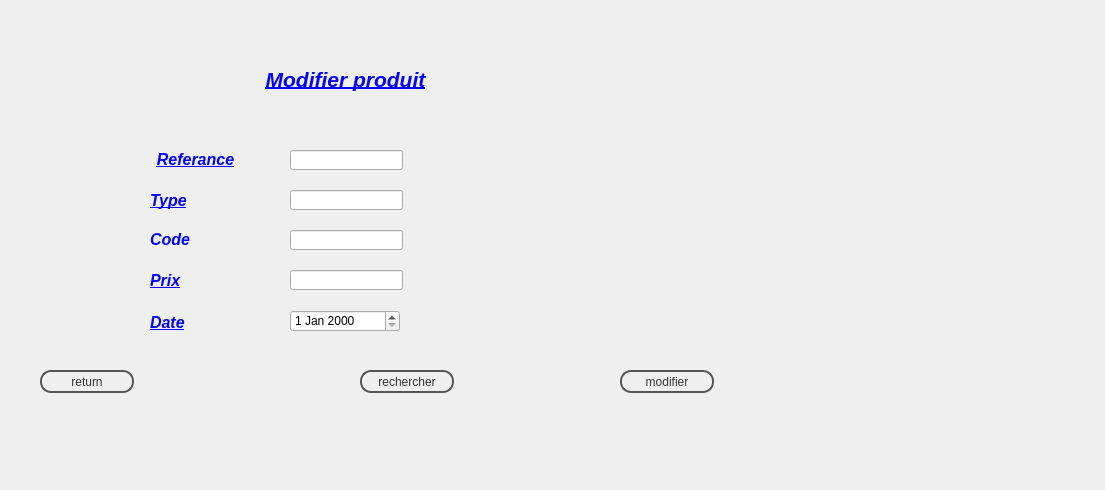
<?xml version="1.0" encoding="UTF-8"?>
<ui version="4.0">
 <class>modifier</class>
 <widget class="QDialog" name="modifier">
  <property name="geometry">
   <rect>
    <x>0</x>
    <y>0</y>
    <width>1105</width>
    <height>490</height>
   </rect>
  </property>
  <property name="windowTitle">
   <string>modifier produit</string>
  </property>
  <widget class="QLabel" name="label">
   <property name="geometry">
    <rect>
     <x>0</x>
     <y>0</y>
     <width>1111</width>
     <height>491</height>
    </rect>
   </property>
   <property name="text">
    <string/>
   </property>
   <property name="scaledContents">
    <bool>true</bool>
   </property>
  </widget>
  <widget class="QLineEdit" name="ref">
   <property name="geometry">
    <rect>
     <x>290</x>
     <y>150</y>
     <width>113</width>
     <height>20</height>
    </rect>
   </property>
  </widget>
  <widget class="QLineEdit" name="code">
   <property name="geometry">
    <rect>
     <x>290</x>
     <y>230</y>
     <width>113</width>
     <height>20</height>
    </rect>
   </property>
  </widget>
  <widget class="QLabel" name="label_6">
   <property name="geometry">
    <rect>
     <x>150</x>
     <y>270</y>
     <width>61</width>
     <height>21</height>
    </rect>
   </property>
   <property name="text">
    <string>&lt;html&gt;&lt;head/&gt;&lt;body&gt;&lt;p&gt;&lt;span style=&quot; font-size:12pt; font-weight:600; font-style:italic; text-decoration: underline; color:#0000ff;&quot;&gt;Prix&lt;/span&gt;&lt;/p&gt;&lt;/body&gt;&lt;/html&gt;</string>
   </property>
  </widget>
  <widget class="QLabel" name="label_7">
   <property name="geometry">
    <rect>
     <x>150</x>
     <y>312</y>
     <width>61</width>
     <height>21</height>
    </rect>
   </property>
   <property name="text">
    <string>&lt;html&gt;&lt;head/&gt;&lt;body&gt;&lt;p&gt;&lt;span style=&quot; font-size:12pt; font-weight:600; font-style:italic; text-decoration: underline; color:#0000ff;&quot;&gt;Date&lt;/span&gt;&lt;/p&gt;&lt;/body&gt;&lt;/html&gt;</string>
   </property>
  </widget>
  <widget class="QLabel" name="label_3">
   <property name="geometry">
    <rect>
     <x>140</x>
     <y>150</y>
     <width>111</width>
     <height>20</height>
    </rect>
   </property>
   <property name="text">
    <string>&lt;html&gt;&lt;head/&gt;&lt;body&gt;&lt;p align=&quot;center&quot;&gt;&lt;span style=&quot; font-size:12pt; font-weight:600; font-style:italic; text-decoration: underline; color:#0000ff;&quot;&gt;Referance&lt;/span&gt;&lt;/p&gt;&lt;/body&gt;&lt;/html&gt;</string>
   </property>
  </widget>
  <widget class="QLabel" name="label_2">
   <property name="geometry">
    <rect>
     <x>250</x>
     <y>70</y>
     <width>191</width>
     <height>31</height>
    </rect>
   </property>
   <property name="text">
    <string>&lt;!DOCTYPE HTML PUBLIC &quot;-//W3C//DTD HTML 4.0//EN&quot; &quot;http://www.w3.org/TR/REC-html40/strict.dtd&quot;&gt;
&lt;html&gt;&lt;head&gt;&lt;meta name=&quot;qrichtext&quot; content=&quot;1&quot; /&gt;&lt;style type=&quot;text/css&quot;&gt;
p, li { white-space: pre-wrap; }
&lt;/style&gt;&lt;/head&gt;&lt;body style=&quot; font-family:'MS Shell Dlg 2'; font-size:8pt; font-weight:400; font-style:normal;&quot;&gt;
&lt;p align=&quot;center&quot; style=&quot; margin-top:12px; margin-bottom:12px; margin-left:0px; margin-right:0px; -qt-block-indent:0; text-indent:0px;&quot;&gt;&lt;span style=&quot; font-size:24pt; font-weight:600; font-style:italic; text-decoration: underline; color:#0000ff; vertical-align:super;&quot;&gt;Modifier produit&lt;/span&gt;&lt;/p&gt;&lt;/body&gt;&lt;/html&gt;</string>
   </property>
  </widget>
  <widget class="QDateEdit" name="date">
   <property name="geometry">
    <rect>
     <x>290</x>
     <y>310</y>
     <width>110</width>
     <height>22</height>
    </rect>
   </property>
  </widget>
  <widget class="QLabel" name="label_4">
   <property name="geometry">
    <rect>
     <x>150</x>
     <y>190</y>
     <width>71</width>
     <height>21</height>
    </rect>
   </property>
   <property name="text">
    <string>&lt;html&gt;&lt;head/&gt;&lt;body&gt;&lt;p&gt;&lt;span style=&quot; font-size:12pt; font-weight:600; font-style:italic; text-decoration: underline; color:#0000ff;&quot;&gt;Type&lt;/span&gt;&lt;/p&gt;&lt;/body&gt;&lt;/html&gt;</string>
   </property>
  </widget>
  <widget class="QLabel" name="label_5">
   <property name="geometry">
    <rect>
     <x>150</x>
     <y>230</y>
     <width>51</width>
     <height>16</height>
    </rect>
   </property>
   <property name="text">
    <string>&lt;html&gt;&lt;head/&gt;&lt;body&gt;&lt;p&gt;&lt;span style=&quot; font-size:12pt; font-weight:600; font-style:italic; text-decoration: underline; color:#0000ff;&quot;&gt;Code&lt;/span&gt;&lt;/p&gt;&lt;/body&gt;&lt;/html&gt;</string>
   </property>
  </widget>
  <widget class="QLineEdit" name="type">
   <property name="geometry">
    <rect>
     <x>290</x>
     <y>190</y>
     <width>113</width>
     <height>20</height>
    </rect>
   </property>
  </widget>
  <widget class="QLineEdit" name="prix">
   <property name="geometry">
    <rect>
     <x>290</x>
     <y>270</y>
     <width>113</width>
     <height>20</height>
    </rect>
   </property>
  </widget>
  <widget class="QPushButton" name="pushButton">
   <property name="geometry">
    <rect>
     <x>620</x>
     <y>370</y>
     <width>94</width>
     <height>23</height>
    </rect>
   </property>
   <property name="styleSheet">
    <string notr="true">color: #333;
border: 2px solid #555;
border-radius: 11px;
padding: 5px;
background: qradialgradient(cx: 0.3, cy: -0.4,
fx: 0.3, fy: -0.4,
radius: 1.35, stop: 0 #fff, stop: 1 #888);
min-width: 80px;</string>
   </property>
   <property name="text">
    <string>modifier</string>
   </property>
  </widget>
  <widget class="QPushButton" name="pushButton_2">
   <property name="geometry">
    <rect>
     <x>360</x>
     <y>370</y>
     <width>94</width>
     <height>23</height>
    </rect>
   </property>
   <property name="styleSheet">
    <string notr="true">color: #333;
border: 2px solid #555;
border-radius: 11px;
padding: 5px;
background: qradialgradient(cx: 0.3, cy: -0.4,
fx: 0.3, fy: -0.4,
radius: 1.35, stop: 0 #fff, stop: 1 #888);
min-width: 80px;</string>
   </property>
   <property name="text">
    <string>rechercher</string>
   </property>
  </widget>
  <widget class="QPushButton" name="pushButton_3">
   <property name="geometry">
    <rect>
     <x>40</x>
     <y>370</y>
     <width>94</width>
     <height>23</height>
    </rect>
   </property>
   <property name="styleSheet">
    <string notr="true">color: #333;
border: 2px solid #555;
border-radius: 11px;
padding: 5px;
background: qradialgradient(cx: 0.3, cy: -0.4,
fx: 0.3, fy: -0.4,
radius: 1.35, stop: 0 #fff, stop: 1 #888);
min-width: 80px;</string>
   </property>
   <property name="text">
    <string>return</string>
   </property>
  </widget>
 </widget>
 <resources/>
 <connections/>
</ui>
